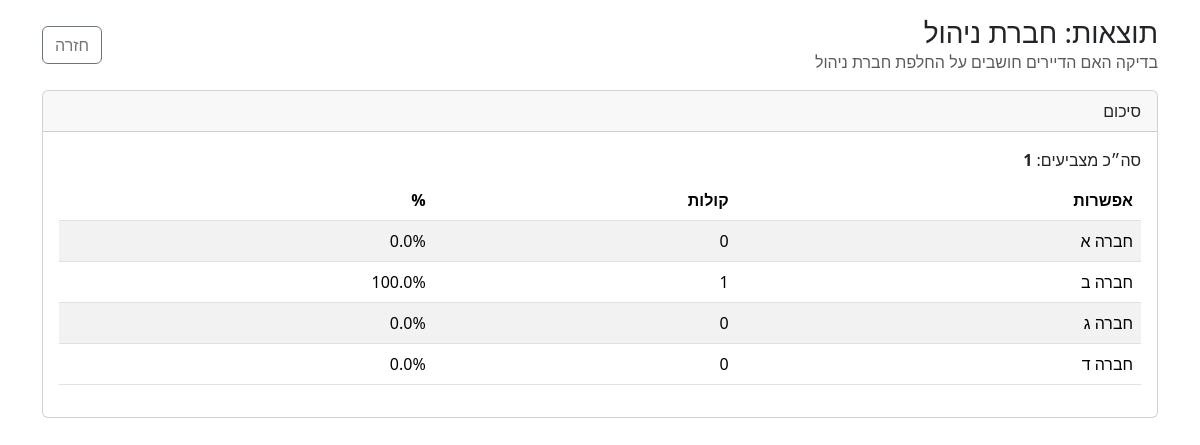
Page /admin/polls/1/results (signed in) on the committed database.
### tables this page shows
CREATE TABLE polls (
        id INTEGER PRIMARY KEY AUTOINCREMENT,
        building_id INTEGER NOT NULL,
        title TEXT NOT NULL,
        description TEXT,
        target_group TEXT NOT NULL DEFAULT 'all',  -- all/owners/renters
        is_anonymous INTEGER NOT NULL DEFAULT 1,   -- 1/0
        status TEXT NOT NULL DEFAULT 'open',       -- open/closed
        closes_at TEXT,                            -- ISO datetime optional
        created_at TEXT NOT NULL DEFAULT (datetime('now'))
        , closed_at TEXT, sent_at TEXT);

CREATE TABLE poll_options (
        id INTEGER PRIMARY KEY AUTOINCREMENT,
        poll_id INTEGER NOT NULL,
        option_text TEXT NOT NULL,
        FOREIGN KEY (poll_id) REFERENCES polls(id) ON DELETE CASCADE
        );

### app.py (the view)
@app.get("/admin/polls/<int:poll_id>/results")
@admin_required
def admin_poll_results(poll_id: int):
    staff, role, building_id_scope = get_staff_scope()
    poll = get_poll_with_options_db(poll_id)
    if not poll:
        flash("הצבעה לא נמצאה", "danger")
        return redirect(url_for("admin_polls", building_id=building_id_scope))
    if role == "building_admin" and int(poll["building_id"]) != int(building_id_scope):
        abort(403)
    results = poll_results_db(poll_id)
    return render_template("admin_poll_results.html", poll=poll, results=results)

### app.py (called while the page is built)
def get_staff_scope():
    staff_user_id = session.get("staff_user_id")
    if not staff_user_id:
        return None, None, None
    staff = get_staff_user_by_id_db(int(staff_user_id))
    if not staff:
        return None, None, None
    role = staff.get("role")
    if role == "super_admin":
        bid = request.args.get("building_id", type=int)
        return staff, role, bid  # None => all buildings
    elif role == "building_admin":
        bid = staff.get("building_id")
        return staff, role, int(bid) if bid else None
    return staff, role, None

def admin_required(view):
    @wraps(view)
    def wrapped(*args, **kwargs):
        staff, role, bid = get_staff_scope()
        if not staff:
            return redirect(url_for("login"))
        return view(*args, **kwargs)
    return wrapped

### shahenbot_db.py (called while the page is built)
def get_connection():
    return sqlite3.connect(DB_PATH)

def get_staff_user_by_id_db(staff_user_id: int) -> dict | None:
    conn = get_connection()
    cur = conn.cursor()
    cur.execute(
        """
        SELECT id, username, role, building_id, created_at
        FROM staff_users
        WHERE id=?
        """,
        (staff_user_id,),
    )
    r = cur.fetchone()
    conn.close()
    if not r:
        return None
    return {
        "id": r[0],
        "username": r[1],
        "role": r[2],
        "building_id": r[3],
        "created_at": r[4],
    }

def get_poll_with_options_db(poll_id: int):
    conn = get_connection()
    cur = conn.cursor()
    cur.execute(
        """
        SELECT id, building_id, title, description, target_group, is_anonymous, status, closes_at, sent_at, created_at
        FROM polls WHERE id=?
        """,
        (poll_id,),
    )
    p = cur.fetchone()
    if not p:
        conn.close()
        return None
    cur.execute("SELECT id, option_text FROM poll_options WHERE poll_id=? ORDER BY id", (poll_id,))
    opts = cur.fetchall()
    conn.close()
    return {
        "id": p[0], "building_id": p[1], "title": p[2], "description": p[3],
        "target_group": p[4], "is_anonymous": p[5], "status": p[6],
        "closes_at": p[7],"sent_at": p[8],"created_at": p[9],
        "options": [{"id": r[0], "text": r[1]} for r in opts],
    }

### templates/admin_poll_results.html (shortened to what this page needs)
<!doctype html>
<html lang="he" dir="rtl">
<head>
  <link href="https://cdn.jsdelivr.net/npm/bootstrap@5.3.3/dist/css/bootstrap.min.css" rel="stylesheet">
</head>
<body>
<div class="container py-3">
  <div class="d-flex align-items-center justify-content-between mb-3">
    <div>
      <h3 class="m-0">תוצאות: {{ poll.title }}</h3>
      <div class="text-muted">{{ poll.description }}</div>
    </div>
    <a class="btn btn-outline-secondary" href="/admin/polls">חזרה</a>
  </div>
  <div class="card">
    <div class="card-header">סיכום</div>
    <div class="card-body">
      <div class="mb-2">סה״כ מצביעים: <b>{{ results.total_votes }}</b></div>
      <div class="table-responsive">
        <table class="table table-striped align-middle">
          <thead>
            <tr>
              <th>אפשרות</th>
              <th>קולות</th>
              <th>%</th>
            </tr>
          </thead>
          <tbody>
            {% for o in results.options %}
              {% set pct = ( (o.votes / results.total_votes * 100) if results.total_votes else 0 ) %}
              <tr>
                <td>{{ o.text }}</td>
                <td>{{ o.votes }}</td>
                <td>{{ "%.1f"|format(pct) }}%</td>
              </tr>
            {% endfor %}
          </tbody>
        </table>
      </div>
    </div>
  </div>
</div>
</body>
</html>

### rows in the picture
polls: title "חברת ניהול", description "בדיקה האם הדיירים חושבים על החלפת חברת ניהול"
poll_options: text "חברה א", votes "0", pct "0.0"
poll_options: text "חברה ב", votes "1", pct "100.0"
poll_options: text "חברה ג", votes "0", pct "0.0"
poll_options: text "חברה ד", votes "0", pct "0.0"

### other values in the picture
{{ results.total_votes }} "1"
